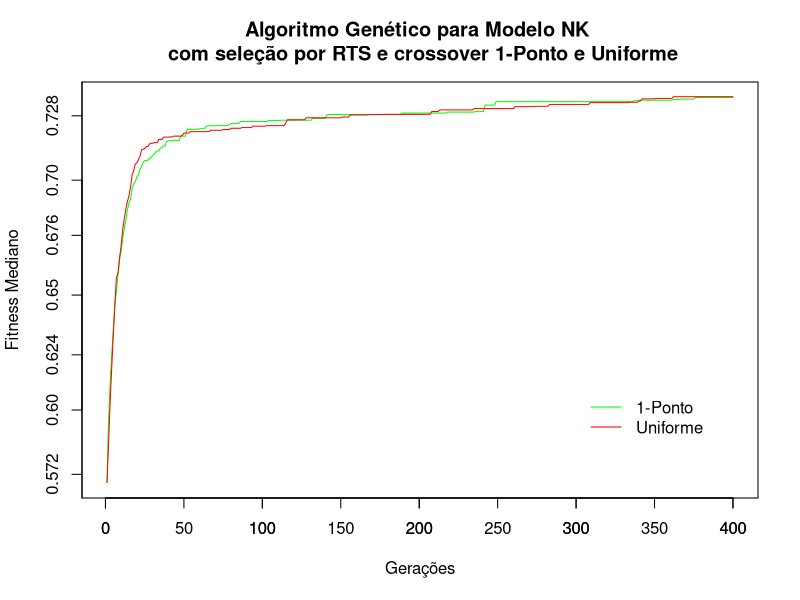

Here is the R script that generated this plot:
y <-
  c(
    0.5684076100587845,
    0.5959058493375778,
    0.6118047589063644,
    0.6241432279348373,
    0.6352663886547089,
    0.6464562565088272,
    0.6516611063480378,
    0.6589982479810714,
    0.6655308943986893,
    0.6693355923891068,
    0.6746302741765976,
    0.6788954615592957,
    0.6824763268232346,
    0.6871851700544357,
    0.6899990576505661,
    0.6919585210084915,
    0.6960714542865754,
    0.6985483485460281,
    0.6991811168193817,
    0.7014109551906585,
    0.7022892582416534,
    0.7047190678119659,
    0.7060052281618119,
    0.707630677819252,
    0.7084897422790527,
    0.7085996162891388,
    0.7085996162891388,
    0.7095609730482102,
    0.709646115899086,
    0.7107758897542954,
    0.7113201123476028,
    0.7121545368432999,
    0.7126483201980591,
    0.7126483201980591,
    0.714056476354599,
    0.714056476354599,
    0.7149088507890702,
    0.7149088507890702,
    0.716846758723259,
    0.717123458981514,
    0.717123458981514,
    0.717123458981514,
    0.7172985965013504,
    0.7172985965013504,
    0.7172985965013504,
    0.7172985965013504,
    0.7172985965013504,
    0.7191481202840805,
    0.7191481202840805,
    0.7191481202840805,
    0.7191481202840805,
    0.722149019241333,
    0.722149019241333,
    0.722149019241333,
    0.722149019241333,
    0.722149019241333,
    0.722149019241333,
    0.722149019241333,
    0.722149019241333,
    0.722399890422821,
    0.722399890422821,
    0.722399890422821,
    0.722399890422821,
    0.7233707964420318,
    0.7236601674556732,
    0.7236601674556732,
    0.7236601674556732,
    0.7236601674556732,
    0.7236601674556732,
    0.7236601674556732,
    0.7237278473377228,
    0.7237278473377228,
    0.7237278473377228,
    0.7237278473377228,
    0.7237278473377228,
    0.7237278473377228,
    0.7237278473377228,
    0.7239394176006317,
    0.724153361916542,
    0.7246119636297226,
    0.7246119636297226,
    0.7246119636297226,
    0.7246119636297226,
    0.7246289443969727,
    0.7246289443969727,
    0.7255151289701461,
    0.7255151289701461,
    0.7255151289701461,
    0.7255151289701461,
    0.7255151289701461,
    0.7255151289701461,
    0.7255151289701461,
    0.7255151289701461,
    0.7255151289701461,
    0.7255151289701461,
    0.7255151289701461,
    0.7255151289701461,
    0.7255151289701461,
    0.7255151289701461,
    0.7255151289701461,
    0.7255151289701461,
    0.7255151289701461,
    0.7255151289701461,
    0.7259848368167877,
    0.7259848368167877,
    0.7259848368167877,
    0.7259848368167877,
    0.7259848368167877,
    0.7259848368167877,
    0.7259848368167877,
    0.7259848368167877,
    0.7260740220546722,
    0.7260740220546722,
    0.7260740220546722,
    0.7260740220546722,
    0.7260740220546722,
    0.7260740220546722,
    0.7260740220546722,
    0.7260740220546722,
    0.7260740220546722,
    0.7260740220546722,
    0.7260740220546722,
    0.7260740220546722,
    0.7260740220546722,
    0.7260740220546722,
    0.7260740220546722,
    0.7260740220546722,
    0.7260740220546722,
    0.7260740220546722,
    0.7260740220546722,
    0.7260740220546722,
    0.7268447744846344,
    0.7268447744846344,
    0.7268447744846344,
    0.7268447744846344,
    0.7268447744846344,
    0.7268447744846344,
    0.7268447744846344,
    0.7268447744846344,
    0.7268447744846344,
    0.7281829798221588,
    0.7285641920566559,
    0.7285641920566559,
    0.7285641920566559,
    0.7285641920566559,
    0.7285641920566559,
    0.7285641920566559,
    0.7285641920566559,
    0.7285641920566559,
    0.7285641920566559,
    0.7285641920566559,
    0.7285641920566559,
    0.7285641920566559,
    0.7285641920566559,
    0.7285641920566559,
    0.7285641920566559,
    0.7285641920566559,
    0.7285641920566559,
    0.7285641920566559,
    0.7285641920566559,
    0.7285641920566559,
    0.7285641920566559,
    0.7285641920566559,
    0.7285641920566559,
    0.7285641920566559,
    0.7285641920566559,
    0.7285641920566559,
    0.7285641920566559,
    0.7285641920566559,
    0.7285641920566559,
    0.7285641920566559,
    0.7285641920566559,
    0.7285641920566559,
    0.7285641920566559,
    0.7285641920566559,
    0.7285641920566559,
    0.7285641920566559,
    0.7285641920566559,
    0.7285641920566559,
    0.7285641920566559,
    0.7285641920566559,
    0.7285641920566559,
    0.7285641920566559,
    0.7285641920566559,
    0.7285641920566559,
    0.7285641920566559,
    0.7285641920566559,
    0.7285641920566559,
    0.7291994225978852,
    0.7291994225978852,
    0.7291994225978852,
    0.7291994225978852,
    0.7291994225978852,
    0.7291994225978852,
    0.7291994225978852,
    0.7291994225978852,
    0.7291994225978852,
    0.7291994225978852,
    0.7291994225978852,
    0.7291994225978852,
    0.7291994225978852,
    0.7291994225978852,
    0.7291994225978852,
    0.7291994225978852,
    0.7291994225978852,
    0.7291994225978852,
    0.7291994225978852,
    0.7291994225978852,
    0.7291994225978852,
    0.7291994225978852,
    0.7291994225978852,
    0.7291994225978852,
    0.7291994225978852,
    0.7291994225978852,
    0.7291994225978852,
    0.7291994225978852,
    0.7291994225978852,
    0.7296282887458801,
    0.7296282887458801,
    0.7296282887458801,
    0.7296282887458801,
    0.7296282887458801,
    0.7296282887458801,
    0.7296282887458801,
    0.7296282887458801,
    0.7296282887458801,
    0.7296282887458801,
    0.7296282887458801,
    0.7296282887458801,
    0.7296282887458801,
    0.7296282887458801,
    0.7296282887458801,
    0.7296282887458801,
    0.7296282887458801,
    0.7296282887458801,
    0.7299201899766922,
    0.7299201899766922,
    0.7299201899766922,
    0.7299201899766922,
    0.7299201899766922,
    0.7299201899766922,
    0.7326548153162002,
    0.7326548153162002,
    0.7326548153162002,
    0.7326736062765121,
    0.7326736062765121,
    0.7326736062765121,
    0.7326736062765121,
    0.7341645610332489,
    0.7341645610332489,
    0.7341645610332489,
    0.7341645610332489,
    0.7341645610332489,
    0.7341645610332489,
    0.7341645610332489,
    0.7341645610332489,
    0.7341645610332489,
    0.7341645610332489,
    0.7341645610332489,
    0.7341645610332489,
    0.7341645610332489,
    0.7341645610332489,
    0.7341645610332489,
    0.7341645610332489,
    0.7341645610332489,
    0.7341645610332489,
    0.7341645610332489,
    0.7341645610332489,
    0.7341645610332489,
    0.7341645610332489,
    0.7341645610332489,
    0.7341645610332489,
    0.7341645610332489,
    0.7341645610332489,
    0.7341645610332489,
    0.7341645610332489,
    0.7341645610332489,
    0.7341645610332489,
    0.7341645610332489,
    0.7341645610332489,
    0.7341645610332489,
    0.7341645610332489,
    0.7341645610332489,
    0.7341645610332489,
    0.7341645610332489,
    0.7341645610332489,
    0.7341645610332489,
    0.7341645610332489,
    0.7341645610332489,
    0.7341645610332489,
    0.7341645610332489,
    0.7341645610332489,
    0.7341645610332489,
    0.7341645610332489,
    0.7341645610332489,
    0.7341645610332489,
    0.7341645610332489,
    0.7341645610332489,
    0.7341645610332489,
    0.7341645610332489,
    0.7341645610332489,
    0.7341645610332489,
    0.7341645610332489,
    0.7341645610332489,
    0.7341645610332489,
    0.7341645610332489,
    0.7341645610332489,
    0.7341645610332489,
    0.7341645610332489,
    0.7341645610332489,
    0.7341645610332489,
    0.7341645610332489,
    0.7341645610332489,
    0.7341645610332489,
    0.7341645610332489,
    0.7341645610332489,
    0.7341645610332489,
    0.7341645610332489,
    0.7341645610332489,
    0.7341645610332489,
    0.7341645610332489,
    0.7341645610332489,
    0.7341645610332489,
    0.7341645610332489,
    0.7341645610332489,
    0.7341645610332489,
    0.7341645610332489,
    0.7341645610332489,
    0.7341645610332489,
    0.7341645610332489,
    0.7341645610332489,
    0.7341645610332489,
    0.7341645610332489,
    0.7341645610332489,
    0.7341645610332489,
    0.7341645610332489,
    0.734568303823471,
    0.734568303823471,
    0.7347862952947617,
    0.7347862952947617,
    0.7347862952947617,
    0.7347862952947617,
    0.7347862952947617,
    0.7347862952947617,
    0.7347862952947617,
    0.7347862952947617,
    0.7347862952947617,
    0.7347862952947617,
    0.7347862952947617,
    0.7347862952947617,
    0.7347862952947617,
    0.7347862952947617,
    0.7347862952947617,
    0.7347862952947617,
    0.7347862952947617,
    0.7347862952947617,
    0.7347862952947617,
    0.7347862952947617,
    0.7347862952947617,
    0.7347862952947617,
    0.7347862952947617,
    0.7351410067081452,
    0.7351410067081452,
    0.7351410067081452,
    0.7351410067081452,
    0.7351410067081452,
    0.7352576315402984,
    0.7352576315402984,
    0.7352576315402984,
    0.7352576315402984,
    0.7352576315402984,
    0.7352576315402984,
    0.7352576315402984,
    0.7352576315402984,
    0.7352576315402984,
    0.7360104018449783,
    0.7360104018449783,
    0.7360104018449783,
    0.7360104018449783,
    0.7360104018449783,
    0.7360104018449783,
    0.7360104018449783,
    0.7360104018449783,
    0.7360104018449783,
    0.7360104018449783,
    0.7360104018449783,
    0.7360104018449783,
    0.7360104018449783,
    0.7360104018449783,
    0.7360104018449783,
    0.7360104018449783,
    0.7360104018449783,
    0.7360104018449783,
    0.7360104018449783,
    0.7360104018449783,
    0.7360104018449783,
    0.7360104018449783,
    0.7360104018449783,
    0.7360104018449783,
    0.7360104018449783
    
  )

y2 <-
  c(
    0.5684076100587845,
    0.5861892235279084,
    0.6037208902835846,
    0.6186113107204437,
    0.6326391226053238,
    0.6458512622117997,
    0.6577827399969101,
    0.6595766907930374,
    0.6663401681184768,
    0.6714891529083252,
    0.6786450564861297,
    0.6832463365793228,
    0.6875385159254074,
    0.6907569259405136,
    0.693267952799797,
    0.6970989489555359,
    0.7023586481809616,
    0.704133705496788,
    0.7069919502735138,
    0.7075206536054611,
    0.708828222155571,
    0.7103197878599167,
    0.7131991291046142,
    0.7134503453969956,
    0.7137548077106476,
    0.7145763099193573,
    0.7145763099193573,
    0.7156918692588806,
    0.7160479903221131,
    0.7160479903221131,
    0.7163226473331451,
    0.7163226473331451,
    0.7163226473331451,
    0.7177095931768417,
    0.7177095931768417,
    0.7177095931768417,
    0.7187069082260131,
    0.7187069082260131,
    0.7187069082260131,
    0.7187723797559739,
    0.7187723797559739,
    0.7187723797559739,
    0.7191134071350098,
    0.7191649997234344,
    0.7191649997234344,
    0.7191649997234344,
    0.7191649997234344,
    0.7191649997234344,
    0.7194374734163285,
    0.7204844123125076,
    0.7204844123125076,
    0.7204844123125076,
    0.7204844123125076,
    0.7211168277263641,
    0.7211168277263641,
    0.7211168277263641,
    0.7211168277263641,
    0.7211168277263641,
    0.7211168277263641,
    0.7211168277263641,
    0.7211168277263641,
    0.7211168277263641,
    0.7211168277263641,
    0.7211168277263641,
    0.7211168277263641,
    0.7211168277263641,
    0.7217296004295349,
    0.7217296004295349,
    0.7217296004295349,
    0.7217296004295349,
    0.7217296004295349,
    0.7217296004295349,
    0.7217296004295349,
    0.7217296004295349,
    0.7220385712385178,
    0.7220385712385178,
    0.7220385712385178,
    0.7220385712385178,
    0.7220385712385178,
    0.7225802826881409,
    0.7225802826881409,
    0.7225802826881409,
    0.7225802826881409,
    0.7225802826881409,
    0.7225802826881409,
    0.7225802826881409,
    0.7228874772787094,
    0.7228874772787094,
    0.7228874772787094,
    0.7228874772787094,
    0.7228874772787094,
    0.7228874772787094,
    0.7228874772787094,
    0.7234952199459076,
    0.7234952199459076,
    0.7234952199459076,
    0.7234952199459076,
    0.7234952199459076,
    0.7234952199459076,
    0.7234952199459076,
    0.7234952199459076,
    0.7234952199459076,
    0.7237275224924088,
    0.7237275224924088,
    0.7237275224924088,
    0.7237275224924088,
    0.7237275224924088,
    0.7237275224924088,
    0.7237275224924088,
    0.7237275224924088,
    0.7237275224924088,
    0.7237275224924088,
    0.7237275224924088,
    0.7237275224924088,
    0.7250506663322449,
    0.7262662130594254,
    0.7262662130594254,
    0.7262662130594254,
    0.7262662130594254,
    0.7262662130594254,
    0.7262662130594254,
    0.7262763255834579,
    0.7262763255834579,
    0.7262763255834579,
    0.7262763255834579,
    0.7262763255834579,
    0.7262763255834579,
    0.7271556949615479,
    0.7271556949615479,
    0.7271556949615479,
    0.7271556949615479,
    0.7271556949615479,
    0.7271556949615479,
    0.7271556949615479,
    0.7271556949615479,
    0.7271556949615479,
    0.7271556949615479,
    0.7271556949615479,
    0.7271556949615479,
    0.7271556949615479,
    0.7271556949615479,
    0.7271556949615479,
    0.7271556949615479,
    0.7271556949615479,
    0.7271556949615479,
    0.7271556949615479,
    0.7271556949615479,
    0.7271556949615479,
    0.7271556949615479,
    0.7271556949615479,
    0.7274813163280487,
    0.7274813163280487,
    0.7274813163280487,
    0.7274813163280487,
    0.7274813163280487,
    0.7283936375379563,
    0.7283936375379563,
    0.7283936375379563,
    0.7283936375379563,
    0.7283936375379563,
    0.7283936375379563,
    0.7283936375379563,
    0.7283936375379563,
    0.7283936375379563,
    0.7283936375379563,
    0.7283936375379563,
    0.7283936375379563,
    0.7285431534051895,
    0.7285431534051895,
    0.7285431534051895,
    0.7285431534051895,
    0.7285431534051895,
    0.7285431534051895,
    0.7285431534051895,
    0.7285431534051895,
    0.7285431534051895,
    0.7285431534051895,
    0.7286420768499374,
    0.7286420768499374,
    0.7286420768499374,
    0.7286420768499374,
    0.7286420768499374,
    0.7286420768499374,
    0.7286420768499374,
    0.7286420768499374,
    0.7286420768499374,
    0.7286420768499374,
    0.7286420768499374,
    0.7286420768499374,
    0.7286420768499374,
    0.7286420768499374,
    0.7286420768499374,
    0.7286420768499374,
    0.7286420768499374,
    0.7286420768499374,
    0.7286420768499374,
    0.7286420768499374,
    0.7286420768499374,
    0.7286420768499374,
    0.7286420768499374,
    0.7286420768499374,
    0.7286420768499374,
    0.7286420768499374,
    0.7286420768499374,
    0.7286753141880036,
    0.7286753141880036,
    0.7286753141880036,
    0.7298605716228486,
    0.7298605716228486,
    0.7298605716228486,
    0.7298605716228486,
    0.7298605716228486,
    0.7305361086130142,
    0.7305719923973083,
    0.7305719923973083,
    0.7305719923973083,
    0.7305719923973083,
    0.7305719923973083,
    0.7305719923973083,
    0.7305719923973083,
    0.7305719923973083,
    0.7305719923973083,
    0.7305719923973083,
    0.7305719923973083,
    0.7305719923973083,
    0.7305719923973083,
    0.7305719923973083,
    0.7305719923973083,
    0.7305719923973083,
    0.7305719923973083,
    0.7305719923973083,
    0.7305719923973083,
    0.7305719923973083,
    0.7305719923973083,
    0.7311382621526719,
    0.7311382621526719,
    0.7311382621526719,
    0.7311382621526719,
    0.7311382621526719,
    0.7311382621526719,
    0.7311382621526719,
    0.7311382621526719,
    0.7311382621526719,
    0.7311382621526719,
    0.7311382621526719,
    0.7311382621526719,
    0.7311382621526719,
    0.7311382621526719,
    0.7311382621526719,
    0.7311382621526719,
    0.7311382621526719,
    0.7311382621526719,
    0.7311382621526719,
    0.7311382621526719,
    0.7311382621526719,
    0.7311566984653473,
    0.7311566984653473,
    0.7311566984653473,
    0.7311566984653473,
    0.7311566984653473,
    0.7319954705238342,
    0.7319954705238342,
    0.7319954705238342,
    0.7319954705238342,
    0.7319954705238342,
    0.7319954705238342,
    0.7319954705238342,
    0.7319954705238342,
    0.7319954705238342,
    0.7319954705238342,
    0.7319954705238342,
    0.7319954705238342,
    0.7319954705238342,
    0.7321379089355469,
    0.7321379089355469,
    0.7321379089355469,
    0.7321379089355469,
    0.7321379089355469,
    0.7321379089355469,
    0.7321379089355469,
    0.7321379089355469,
    0.7321379089355469,
    0.7329476344585418,
    0.7329476344585418,
    0.7329476344585418,
    0.7329476344585418,
    0.7329476344585418,
    0.7329476344585418,
    0.7329476344585418,
    0.7329476344585418,
    0.7329476344585418,
    0.7329476344585418,
    0.7329476344585418,
    0.7329476344585418,
    0.7329476344585418,
    0.7329476344585418,
    0.7329476344585418,
    0.7329476344585418,
    0.7329476344585418,
    0.7329476344585418,
    0.7329476344585418,
    0.7329476344585418,
    0.7329476344585418,
    0.7329476344585418,
    0.7329476344585418,
    0.7329476344585418,
    0.7329476344585418,
    0.7329476344585418,
    0.7337401551008225,
    0.7337401551008225,
    0.7337401551008225,
    0.7337401551008225,
    0.7337401551008225,
    0.7337401551008225,
    0.7337401551008225,
    0.7337401551008225,
    0.7337401551008225,
    0.7337401551008225,
    0.7337401551008225,
    0.7337401551008225,
    0.7337401551008225,
    0.7337401551008225,
    0.7337401551008225,
    0.7337401551008225,
    0.7337401551008225,
    0.7337401551008225,
    0.7337401551008225,
    0.7337401551008225,
    0.7337401551008225,
    0.7337401551008225,
    0.7337401551008225,
    0.7337401551008225,
    0.7337401551008225,
    0.7339081078767776,
    0.7339081078767776,
    0.7339081078767776,
    0.7339081078767776,
    0.7339081078767776,
    0.7339081078767776,
    0.7344137048721313,
    0.7344137048721313,
    0.7353917926549911,
    0.7353917926549911,
    0.7353917926549911,
    0.7353917926549911,
    0.7353917926549911,
    0.7353917926549911,
    0.7353917926549911,
    0.7353917926549911,
    0.7353917926549911,
    0.7355659937858582,
    0.7355659937858582,
    0.7355659937858582,
    0.7355659937858582,
    0.7355659937858582,
    0.7355659937858582,
    0.7355659937858582,
    0.7355659937858582,
    0.7355659937858582,
    0.7355659937858582,
    0.7355659937858582,
    0.7363017827272416,
    0.7363017827272416,
    0.7363017827272416,
    0.7363017827272416,
    0.7363017827272416,
    0.7363017827272416,
    0.7363017827272416,
    0.7363017827272416,
    0.7363017827272416,
    0.7363017827272416,
    0.7363017827272416,
    0.7363017827272416,
    0.7363017827272416,
    0.7363017827272416,
    0.7363017827272416,
    0.7363017827272416,
    0.7363017827272416,
    0.7363017827272416,
    0.7363017827272416,
    0.7363017827272416,
    0.7363017827272416,
    0.7363017827272416,
    0.7363017827272416,
    0.7363017827272416,
    0.7363017827272416,
    0.7363017827272416,
    0.7363017827272416,
    0.7363017827272416,
    0.7363017827272416,
    0.7363017827272416,
    0.7363017827272416,
    0.7363017827272416,
    0.7363017827272416,
    0.7363017827272416,
    0.7363017827272416,
    0.7363017827272416,
    0.7363017827272416,
    0.7363017827272416,
    0.7363017827272416
  )

generations_number <- 400

x <- c(1:generations_number)

pdf(file = "output.pdf")

#par(pch = 25, col = "black") # plotting symbol and color
#par(mar = rep(3, 4)) # all plots on one page
#par("mar")

#heading = paste("Algoritmo Genético para Modelo NK \n com seleção por RTS e crossover 1-Ponte e Uniforme")
#heading = paste("GA for NK Model \n Uniform CX with RTS (green) and RWS (blue)")
#sub = paste("")

plot(
  x,
  y,
  type = "n",
  main = "Algoritmo Genético para Modelo NK \n com seleção por RTS e crossover 1-Ponto e Uniforme",
  xlab = "Gerações",
  ylab = "Fitness Mediano",
)

#Range between the axis y = side 1 and x = side 2.
axis(side=2, at=seq(0, 0.9, by = 0.052))
axis(side=1, at=seq(0, generations_number, by=50))

length(y)
length(y2)

lines(x, y, type = "l", col = "green")
lines(x, y2, type = "l", col = "red")
#lines(x, y3, type="l", col="black")

legend(
  300,
  0.61,
  c("1-Ponto", "Uniforme"),
  cex = 1.0,
  col = c("green", "red"),
  lty = 1,
  bty = "n"
)



dev.off()


#plot(x, y) #xlab = "Waves",ylab = "Difficulty Levels"
